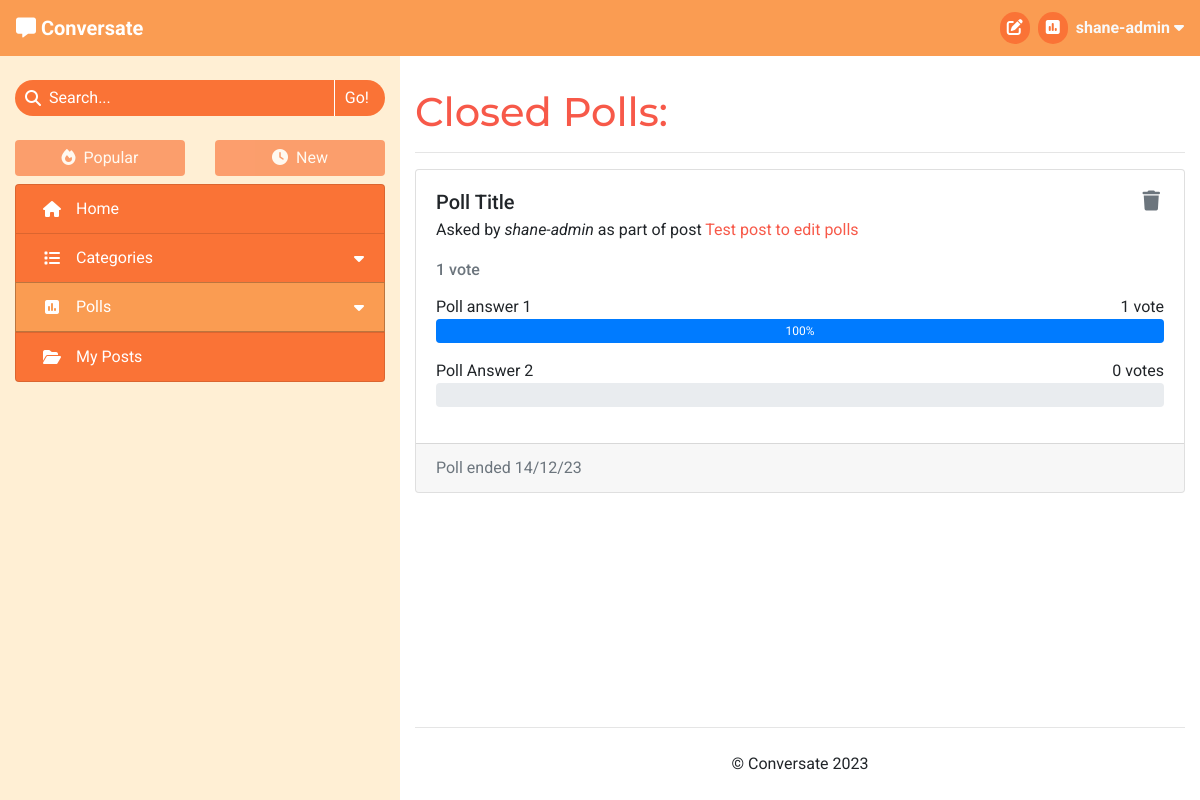
Before: /polls/closed (signed in) with the older database file.
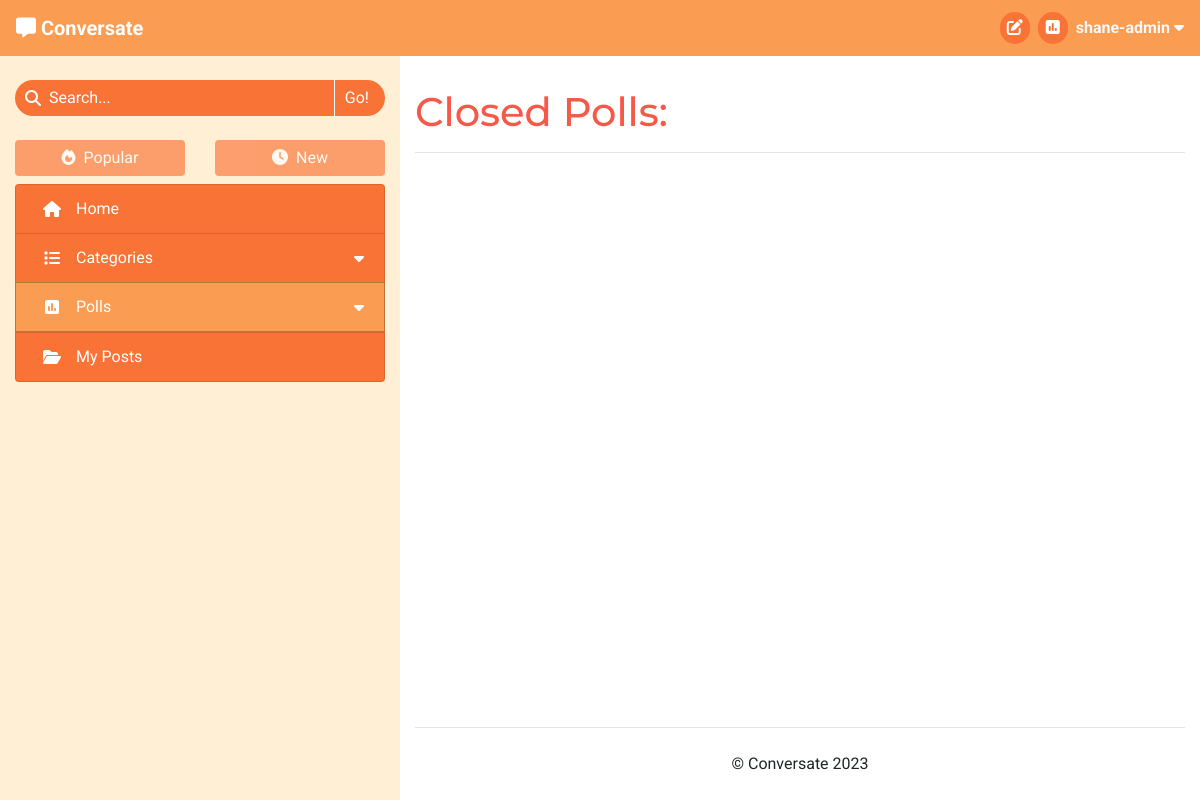
After: the same page with the newer database file.
### forum/models.py (models this page shows, shortened)
class Poll(models.Model):
    title = models.CharField(max_length=200)
    asked_by = models.ForeignKey(User, on_delete=models.CASCADE)
    due_date = models.DateTimeField()
    post = models.OneToOneField(Post, on_delete=models.CASCADE,
                                related_name='poll', blank=True, null=True)
    class Meta:
        ordering = ['-due_date']
    def number_of_votes(self):
        total_votes = 0
        for answer in self.answers.all():
            total_votes += answer.number_of_votes()
        return total_votes
    def has_expired(self):
        current_time = datetime.now().timestamp()
        end_time = self.due_date.timestamp()
        return current_time > end_time

class Post(models.Model):
    title = models.CharField(max_length=100)
    slug = models.SlugField(max_length=100, unique=True)
    category = models.ForeignKey(Category, on_delete=models.CASCADE,
                                 related_name='tagged_posts')
    image = CloudinaryField('image', blank=True)
    image_position = models.IntegerField(blank=True, null=True)
    posted_by = models.ForeignKey(User, on_delete=models.CASCADE,
                                  related_name='added_posts')
    posted_on = models.DateTimeField(auto_now_add=True)
    content = models.TextField()
    tags = models.CharField(max_length=200, blank=True)
    edited = models.BooleanField(default=False)
    likes = models.ManyToManyField(User, related_name='post_likes', blank=True)
    approved = models.BooleanField(default=False)
    class Meta:
        ordering = ['-posted_on']

class PollAnswer(models.Model):
    body = models.CharField(max_length=100)
    position = models.IntegerField()
    poll = models.ForeignKey(Poll, related_name='answers',
                             on_delete=models.CASCADE)
    votes = models.ManyToManyField(User, related_name='votes')
    class Meta:
        ordering = ['position']
    def number_of_votes(self):
        return self.votes.count()
    def vote_percentage(self):
        total_votes = 0
        poll_answers = self.poll.answers.all()
        for answer in poll_answers:
            total_votes += answer.number_of_votes()
        if total_votes == 0:
            return 0
        return round((self.number_of_votes() / total_votes) * 100)

### forum/views.py (the view)
# urls.py: path('polls/<str:poll_type>', views.BrowsePolls.as_view(),
class BrowsePolls(View):
    def get(self, request, poll_type):
        if not request.user.is_authenticated:
            return redirect('/accounts/login')
        poll_type = poll_type.capitalize()
        polls = None
        if poll_type == 'Open':
            polls = Poll.objects.filter(due_date__gt=datetime.now()) \
                        .order_by('due_date')
        elif poll_type == 'Closed':
            polls = Poll.objects.exclude(due_date__gt=datetime.now())
        else:
            polls = Poll.objects.filter(asked_by=request.user)
            poll_type = 'Your'
        context = get_poll_list_context(request, polls)
        context['heading'] = f"{poll_type} Polls"
        context['selected_tab'] = f'Polls/{poll_type}'
        return render(
            request,
            'poll_list.html',
            context,
        )

### forum/core/categories.py (called while the page is built)
def get_top_categories(limit=CATEGORY_COLLAPSIBLE_LIMIT):
    categories = list(Category.objects
                      .annotate(num_posts=Count('tagged_posts'))
                      .filter(num_posts__gt=0)
                      .order_by('-num_posts'))
    num_categories = len(categories)
    category_none = Category.objects.get(slug='none')
    if category_none in categories:
        categories.remove(category_none)
    return {
        'num_categories': num_categories,
        'top_categories': categories[:limit],
        'has_more_categories': (len(categories) > limit)
    }

### forum/core/content.py (called while the page is built)
def get_base_context(request):
    context = get_top_categories()
    context['disable_sort'] = True
    return context

def get_poll_list_context(request, poll_list):
    context = get_base_context(request)
    context['item_list'] = poll_list
    context.update(get_paginated_items(request, poll_list, POLLS_PER_PAGE))
    return context

### forum/models.py (called while the page is built)
    def number_of_posts(self):
        return self.tagged_posts.count()

### templates/poll_list.html (shortened to what this page needs)
{% extends "base.html" %}
{% load template_tags %}
{% block content %}
<h1>{{ heading }}:</h1>
<hr>
{% for poll in item_list %}
    <div class="card mb-5">
        <div class="card-body">
            <div class="d-flex justify-content-between mb-2">
                <h5 class="card-title mb-0">{{ poll.title }}</h5>
                {% if poll.asked_by == user %}
                    <button class="button-no-style px-1 trigger-delete-poll" type="button"
                        data-url="{% url 'delete_poll' poll.id %}">
                        <h5 class="fa-solid fa-trash mb-0 text-muted"></h5>
                    </button>
                {% endif %}
            </div>
            <div class="card-subtitle mb-4">Asked by <em>{{ poll.asked_by }}</em>
                {% if poll.post %}as part of post
                    <a href="{% url 'view_post' poll.post.slug %}">{{ poll.post.title }}</a>
                {% endif %}
            </div>
            {% poll_status poll.id request.user.id as p_status %}
            {% if p_status == 0 and poll.asked_by != user %}
                <form method="POST" class="mt-2" action="{% url 'vote_poll' poll.id request.path %}">
                    {% csrf_token %}
                    <ul class="list-group">
                        {% for answer in poll.answers.all %}
                            <li class="list-group-item">
                                <div class="form-check">
                                    <input class="form-check-input" type="radio" name="poll-vote" id="answer-{{ answer.position }}"
                                        value="{{ answer.position }}" required>
                                    <label class="form-check-label" for="answer-{{ answer.position }}">
                                        {{ answer.body }}
                                    </label>
                                </div>
                            </li>
                        {% endfor %}
                    </ul>
                    <div class="mt-3">
                        <input type="submit" class="btn" value="Vote">
                        <input type="reset" class="btn" value="Clear">
                    </div>
                </form>
            {% else %}
                <h6 class="card-subtitle text-muted mb-3">
                    {% with poll.number_of_votes as vote_num %}
                        <span>{{ vote_num }} vote{% if vote_num != 1 %}s{% endif %}</span>
                    {% endwith %}
                </h6>
                {% for answer in poll.answers.all %}
                    <div class="d-flex justify-content-between">
                        <span>{{ answer.body }}</span>
                        {% with answer.number_of_votes as vote_num %}
                            <span>{{ vote_num }} vote{% if vote_num != 1 %}s{% endif %}</span>
                        {% endwith %}
                    </div>
                    <div class="progress mb-3{% if p_status == answer.position %} answer-chosen{% endif %}">
                        {% with answer.vote_percentage as votes %}
                            <div class="progress-bar poll-result" role="progressbar" style="width: 0%;" aria-valuenow="{{ votes }}"
                                aria-valuemin="0" aria-valuemax="100" data-animation="on">{{ votes }}%</div>
                        {% endwith %}
                    </div>
                {% endfor %}
            {% endif %}
        </div>
        <div class="card-footer text-muted">
            {% with poll.due_date|date:"d/m/y" as end_date %}
            {% if poll.has_expired %}Poll ended {{ end_date }}
            {% else %}Poll ends on {{ end_date }}
            {% endif %}
            {% endwith %}
        </div>
    </div>
{% endfor %}
{% endblock content %}

Changed rows visible on the page:
removed Poll: title "Poll Title", asked_by "shane-admin", post "Test post to edit polls", number_of_votes "1", end_date "14/12/23"
removed PollAnswer: body "Poll answer 1", number_of_votes "1", vote_percentage "100"
removed PollAnswer: body "Poll Answer 2", number_of_votes "0"
